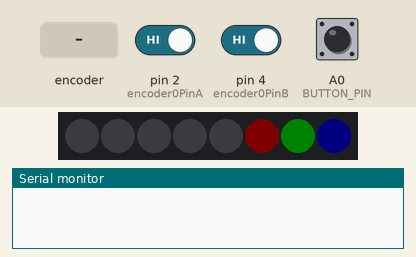
Simulated run of this sketch. Board: Arduino Uno, built with avr-gcc and run on an emulated ATmega328P. Shown: 8 RGB LEDs in strip order, left to right, the last lines printed to the serial monitor. The inputs (shaded band) are chosen by the test bench; at power-on: A0 (BUTTON_PIN) HIGH, pin 2 (encoder0PinA) HIGH, pin 4 (encoder0PinB) HIGH. Dim RGB values are drawn brighter than linear.

Above: at 0.1 s.
3.3 s: rotary encoder on pin 2 (encoder0PinA) / pin 4 (encoder0PinB) turned 1 step (first pin leading)
At 4.3 s:
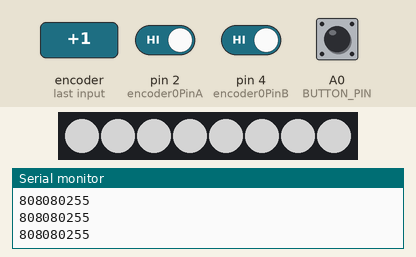
5.0 s: A0 (BUTTON_PIN) pulled LOW for 0.15 s
At 5.8 s:
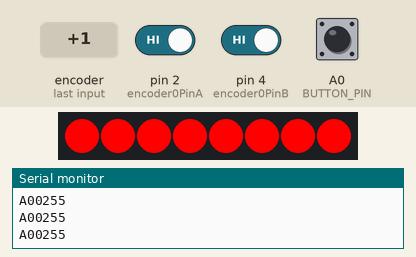
6.6 s: A0 (BUTTON_PIN) pulled LOW for 1 s
At 7.0 s:
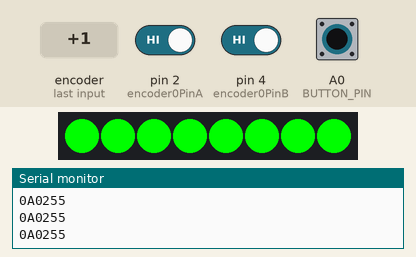
9.1 s: A0 (BUTTON_PIN) pulled LOW for 0.15 s
At 10.3 s:
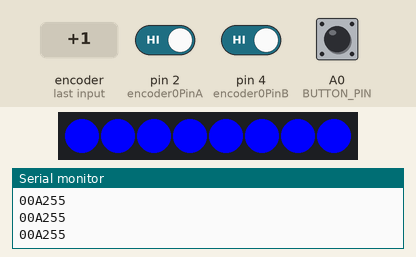
10.7 s: rotary encoder on pin 2 (encoder0PinA) / pin 4 (encoder0PinB) turned 3 steps (first pin leading)
At 12.4 s:
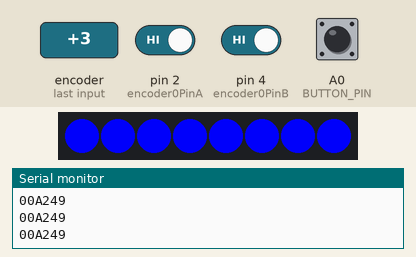
Timing chart, 0 to 13.8 s (numbered marks = the images above; inputs shaded):
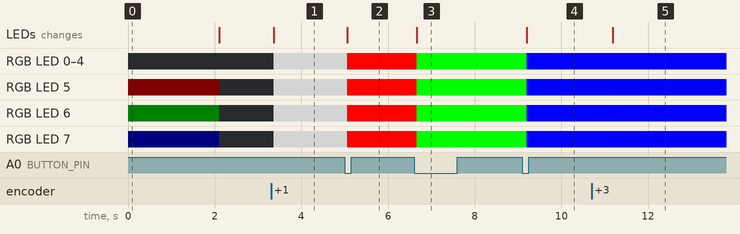

Measured:
- after the input at 3.3 s, RGB LED 0–7: off → RGB(128, 128, 128) after 0.06 s; the LEDs: change after 0.06 s (image 1)
- after the input at 5.0 s, RGB LED 0–7: RGB(128, 128, 128) → RGB(250, 0, 0) after 0.06 s; the LEDs: change after 0.06 s (image 2)
- after the input at 6.6 s, RGB LED 0–7: RGB(250, 0, 0) → RGB(0, 250, 0) after 0.06 s; the LEDs: change after 0.06 s (image 3)
- after the input at 9.1 s, RGB LED 0–7: RGB(0, 250, 0) → RGB(0, 0, 250) after 0.10 s; the LEDs: change after 0.10 s (image 4)
- after the input at 10.7 s, RGB LED 0–7: RGB(0, 0, 250) → RGB(0, 0, 240) after 0.48 s

The sketch:

Night-light.ino
```cpp
// Version 1.2.1Test Brighness code. Minor Cleanup.
// Version 1.2 BTest Brighness code.
// Version 1.1 Before reorginizing code.

// This is a demonstration on how to use an input device to trigger changes on your neo pixels.
// You should wire a momentary push button to connect from ground to a digital IO pin.  When you
// press the button it will change to a new pixel animation.  Note that you need to press the
// button once to start the first animation!

#include <Adafruit_NeoPixel.h>

#define BUTTON_PIN   A0    // Digital IO pin connected to the button.  This will be
                          // driven with a pull-up resistor so the switch should
                          // pull the pin to ground momentarily.  On a high -> low
                          // transition the button press logic will execute.

#define PIXEL_PIN    6    // Digital IO pin connected to the NeoPixels.
#define PIXEL_COUNT 8
#define encoder0PinA  2
#define encoder0PinB  4
#define increment 1

volatile byte brightness = 1;

volatile byte red = 0x80;
volatile byte green = 0x80;
volatile byte blue = 0x80;
volatile byte color=1;

// Parameter 1 = number of pixels in strip,  neopixel stick has 8
// Parameter 2 = pin number (most are valid)
// Parameter 3 = pixel type flags, add together as needed:
//   NEO_RGB     Pixels are wired for RGB bitstream
//   NEO_GRB     Pixels are wired for GRB bitstream, correct for neopixel stick
//   NEO_KHZ400  400 KHz bitstream (e.g. FLORA pixels)
//   NEO_KHZ800  800 KHz bitstream (e.g. High Density LED strip), correct for neopixel stick
Adafruit_NeoPixel strip = Adafruit_NeoPixel(PIXEL_COUNT, PIXEL_PIN, NEO_GRB + NEO_KHZ800);

bool oldState = HIGH;
int showType = 0;

void setup() {
  pinMode(BUTTON_PIN, INPUT_PULLUP);
  strip.begin();
  strip.setPixelColor(7,strip.Color(0,0,5));
  strip.show(); // Initialize one pixels to 'Blue'
  strip.setPixelColor(6,strip.Color(0,5,0));
  strip.show(); // Initialize one pixels to 'Green'
  strip.setPixelColor(5,strip.Color(5,0,0));
  strip.show(); // Initialize one pixels to 'Red'
  delay(2000);
  //colorWipe(strip.Color(red, green, blue), 50);
  //strip.show(); // Initialize all pixels to 'RGB' value

  pinMode(encoder0PinA, INPUT);
  digitalWrite(encoder0PinA, HIGH);       // turn on pullup resistor
  pinMode(encoder0PinB, INPUT);
  digitalWrite(encoder0PinB, HIGH);       // turn on pullup resistor

  attachInterrupt(0, doEncoder, CHANGE);  // encoder pin on interrupt 0 - pin 2
  Serial.begin (9600);
  Serial.println("start");                // a personal quirk
 Serial.println(brightness,HEX);
}

void loop() {
  // Get current button state.
  bool newState = digitalRead(BUTTON_PIN);

  // Check if state changed from high to low (button press).
  if (newState == LOW && oldState == HIGH) {
    // Short delay to debounce button.
    delay(30);
    // Check if button is still low after debounce.
    newState = digitalRead(BUTTON_PIN);
    if (newState == LOW) {
     /* showType++;
      if (showType > 3)
        showType=0;
      startShow(showType);*/
      changecolor(color);
      color++;
      if (color >= 4) color=1;
    }
  }

  // Set the last button state to the old state.
  oldState = newState;
   Serial.println(brightness,DEC);
   delay(100);
   colorWipe(strip.Color(red * int(brightness *.1), green * int(brightness *.1), blue * int(brightness *.1)), 0);
}

void changecolor(byte i) {
  switch(i){
    case 1: red=10; green=0; blue=0;  // Red
            break;
    case 2: red=0; green=10; blue=0;  // Green
            break;
    case 3: red=0; green=0; blue=10;  // Blue
            break;
    }
    colorWipe(strip.Color(red * int(brightness *.1), green * int(brightness *.1), blue * int(brightness *.1)), 0);
}

void startShow(int i) {
  switch(i){
    case 0: colorWipe(strip.Color(red, green, blue), 50);    // Black/off
            break;
    case 1: colorWipe(strip.Color(red, green, blue), 50);  // Red
            break;
    case 2: colorWipe(strip.Color(red,green, blue), 50);  // Green
            break;
    case 3: colorWipe(strip.Color(red,green, blue), 50);  // Blue
            break;
    case 4: rainbowCycle(20);
            break;
  }
}


// Fill the dots one after the other with a color
void colorWipe(uint32_t c, uint8_t wait) {
  for(uint16_t i=0; i<strip.numPixels(); i++) {
      strip.setPixelColor(i, c);
      strip.show();
      delay(wait);
  }
  Serial.print(red,HEX);
  Serial.print(green,HEX);
  Serial.print(blue,HEX);
}


void rainbow(uint8_t wait) {
  uint16_t i, j;

  for(j=0; j<256; j++) {
    for(i=0; i<strip.numPixels(); i++) {
      strip.setPixelColor(i, Wheel((i+j) & 255));
    }
    strip.show();
    delay(wait);
  }
}

// Slightly different, this makes the rainbow equally distributed throughout
void rainbowCycle(uint8_t wait) {
  uint16_t i, j;

  for(j=0; j<256*5; j++) { // 5 cycles of all colors on wheel
    for(i=0; i< strip.numPixels(); i++) {
      strip.setPixelColor(i, Wheel(((i * 256 / strip.numPixels()) + j) & 255));
    }
    strip.show();
    delay(wait);
  }
}


// Input a value 0 to 255 to get a color value.
// The colours are a transition r - g - b - back to r.
uint32_t Wheel(byte WheelPos) {
  WheelPos = 255 - WheelPos;
  if(WheelPos < 85) {
   return strip.Color(255 - WheelPos * 3, 0, WheelPos * 3);
  } else if(WheelPos < 170) {
    WheelPos -= 85;
   return strip.Color(0, WheelPos * 3, 255 - WheelPos * 3);
  } else {
   WheelPos -= 170;
   return strip.Color(WheelPos * 3, 255 - WheelPos * 3, 0);
  }
}


void doEncoder() {

   /*Serial.print("Start doEncoder: ");
  Serial.println(red,HEX);
  */
  /* If pinA and pinB are both high or both low, it is spinning
   * forward. If they're different, it's going backward.
   *
   * For more information on speeding up this process, see
   * [Reference/PortManipulation], specifically the PIND register.
   */
  if (digitalRead(encoder0PinA) == digitalRead(encoder0PinB)) {
    brightness++;
    if (brightness >= 10) brightness=10;
 /*
    //brightness = leftRotate(brightness);
    brightness++;
    if (brightness >= 7) brightness=1;
    red = red >> brightness;
    green = green >> brightness;
    blue = blue >> brightness;
    colorWipe(strip.Color(red, green, blue), 0);
    strip.show();
    */
  } else {
    brightness--;
    if (brightness <= 0) brightness=0;
    /*
    //brightness = rightRotate(brightness);
    brightness--;
    if (brightness <= 0) brightness=8;
    red = red << brightness;
    green = green << brightness;
    blue = blue << brightness;
    colorWipe(strip.Color(red, green, blue), 0);
    strip.show();
   */
  }
  /*
  Serial.print("In doEncoder: ");
  Serial.println(red,HEX);
  Serial.println(green,HEX);
  Serial.println(blue,HEX);

  Serial.println(brightness,HEX);


  //Serial.println(brightness);
  //Serial.println (brightness, DEC);
  delay(20);
  */
}

/*Function to left rotate N*/
int leftRotate(byte N)
{
   //Rotate Byte Left

   return((byte)(N << 1) | (N >> 7));   // rotate left
}

/*Function to right rotate N*/
int rightRotate(byte N)
{
   //Rotate Byte Right

  return(N = (byte)(N >> 1) | (N << 7));  // rotate right
}
```
